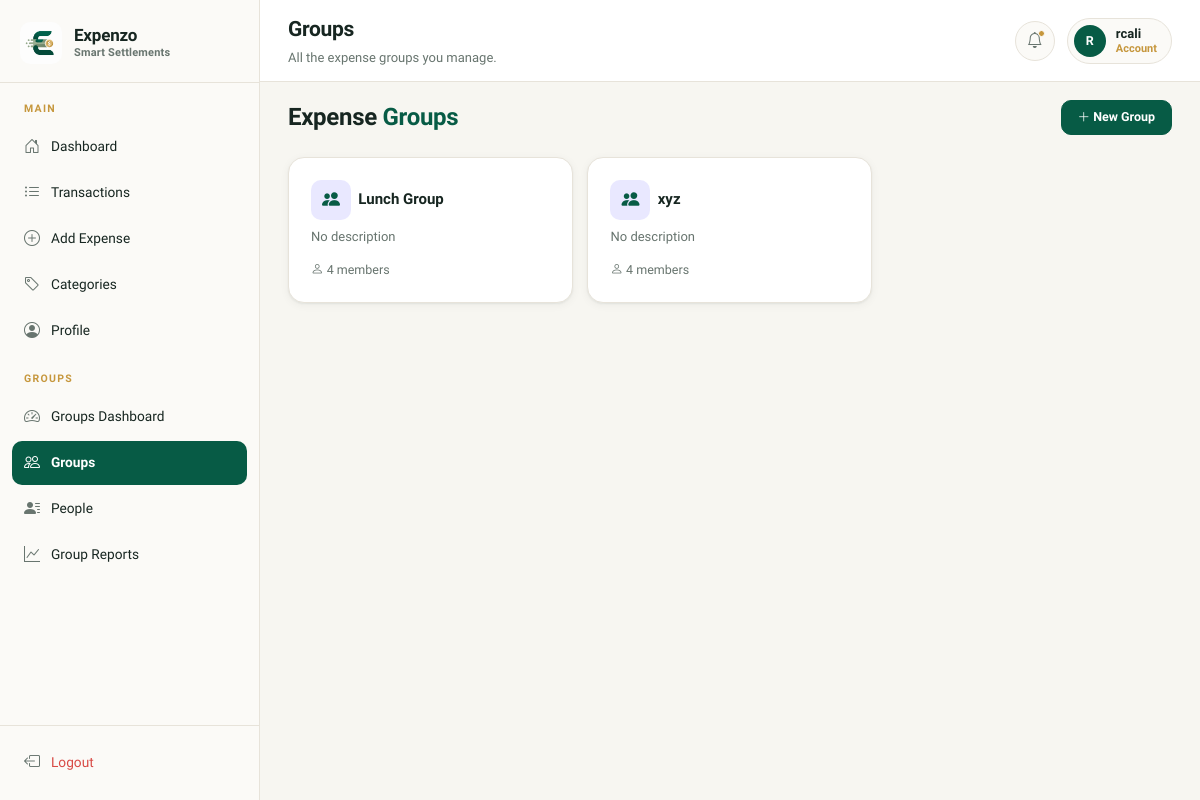
The app's page /groups/ (signed in), older data.
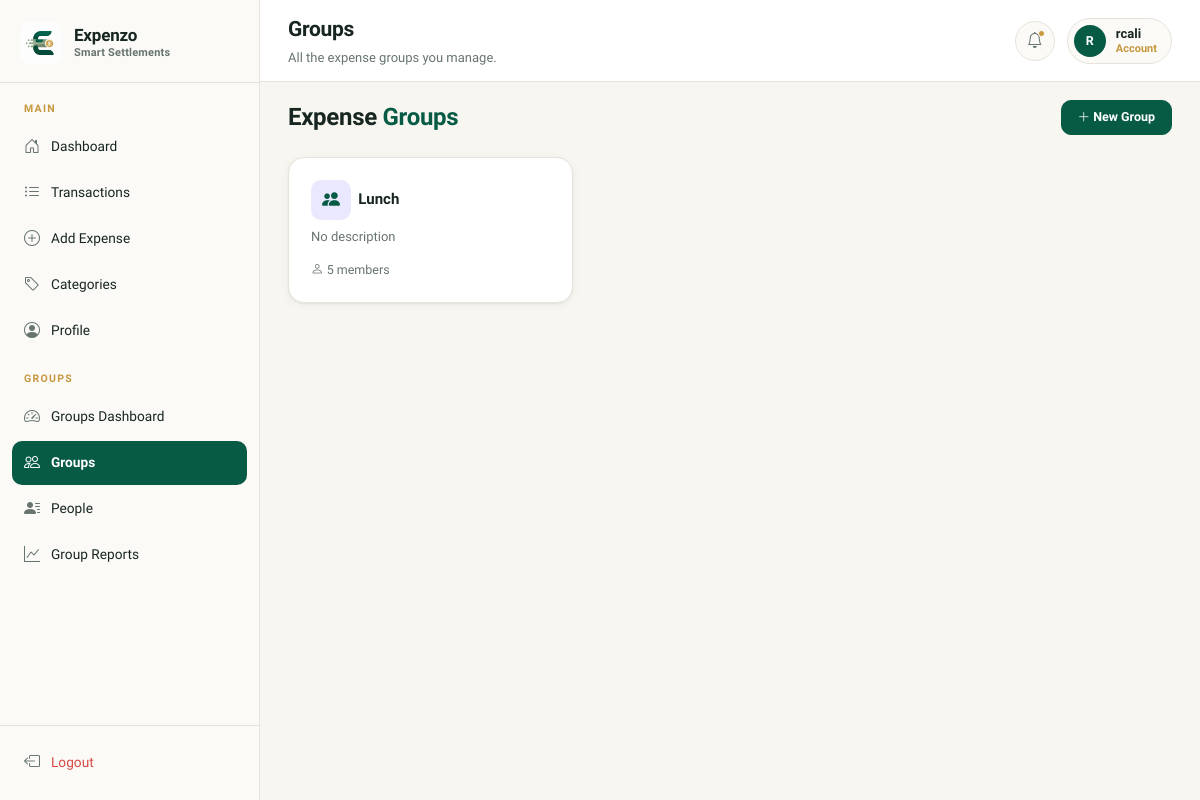
The same page, newer data.
### tracker/models.py (models this page shows, shortened)
class ExpenseGroup(models.Model):
    user = models.ForeignKey(settings.AUTH_USER_MODEL, on_delete=models.CASCADE, related_name='expense_groups')
    name = models.CharField(max_length=150)
    description = models.TextField(blank=True)
    members = models.ManyToManyField(Person, through='GroupMember', related_name='groups')
    created_at = models.DateTimeField(auto_now_add=True)
    updated_at = models.DateTimeField(auto_now=True)
    class Meta:
        ordering = ['-created_at']

### tracker/views.py (the view)
# urls.py: path('groups/', views.ExpenseGroupListView.as_view(), name='group_list'),
class ExpenseGroupListView(LoginRequiredMixin, ListView):
    model = ExpenseGroup
    template_name = 'groups/group_list.html'
    context_object_name = 'groups'
    def get_queryset(self):
        return ExpenseGroup.objects.filter(user=self.request.user).prefetch_related('members')

### tracker/templates/groups/group_list.html (shortened to what this page needs)
{% extends 'base.html' %}
{% block topbar_title %}Groups{% endblock %}
{% block topbar_desc %}All the expense groups you manage.{% endblock %}
{% block content %}
<div class="d-flex justify-content-between align-items-center mb-4">
  <h5 class="page-heading mb-0">Expense <span>Groups</span></h5>
  <a href="{% url 'group_create' %}" class="btn btn-primary btn-sm">
    <i class="bi bi-plus-lg"></i> New Group
  </a>
</div>
{% if groups %}
<div class="row g-3">
  {% for group in groups %}
  <div class="col-md-6 col-xl-4">
    <a href="{% url 'group_detail' group.pk %}" class="card h-100" style="display:block; color: inherit;">
      <div class="card-body">
        <div class="d-flex align-items-center gap-2 mb-2">
          <div style="width:40px; height:40px; background: rgba(108,99,255,.15); border-radius: 10px; display:flex; align-items:center; justify-content:center; color: var(--clr-primary); font-size: 18px;">
            <i class="bi bi-people-fill"></i>
          </div>
          <span style="font-weight: 700; font-size: 15px; color: var(--clr-white);">{{ group.name }}</span>
        </div>
        <p style="color: var(--clr-muted); font-size: 13px; min-height: 18px;">{{ group.description|default:"No description" }}</p>
        <div style="font-size: 12.5px; color: var(--clr-muted);">
          <i class="bi bi-person"></i> {{ group.members.count }} member{{ group.members.count|pluralize }}
        </div>
      </div>
    </a>
  </div>
  {% endfor %}
</div>
{% endif %}
{% endblock %}

Row changes from the older to the newer data that the page shows:
removed ExpenseGroup: name "Lunch Group", description "No description", members.count "4"
removed ExpenseGroup: name "xyz", description "No description", members.count "4"
added ExpenseGroup: name "Lunch", description "No description", members.count "5"
